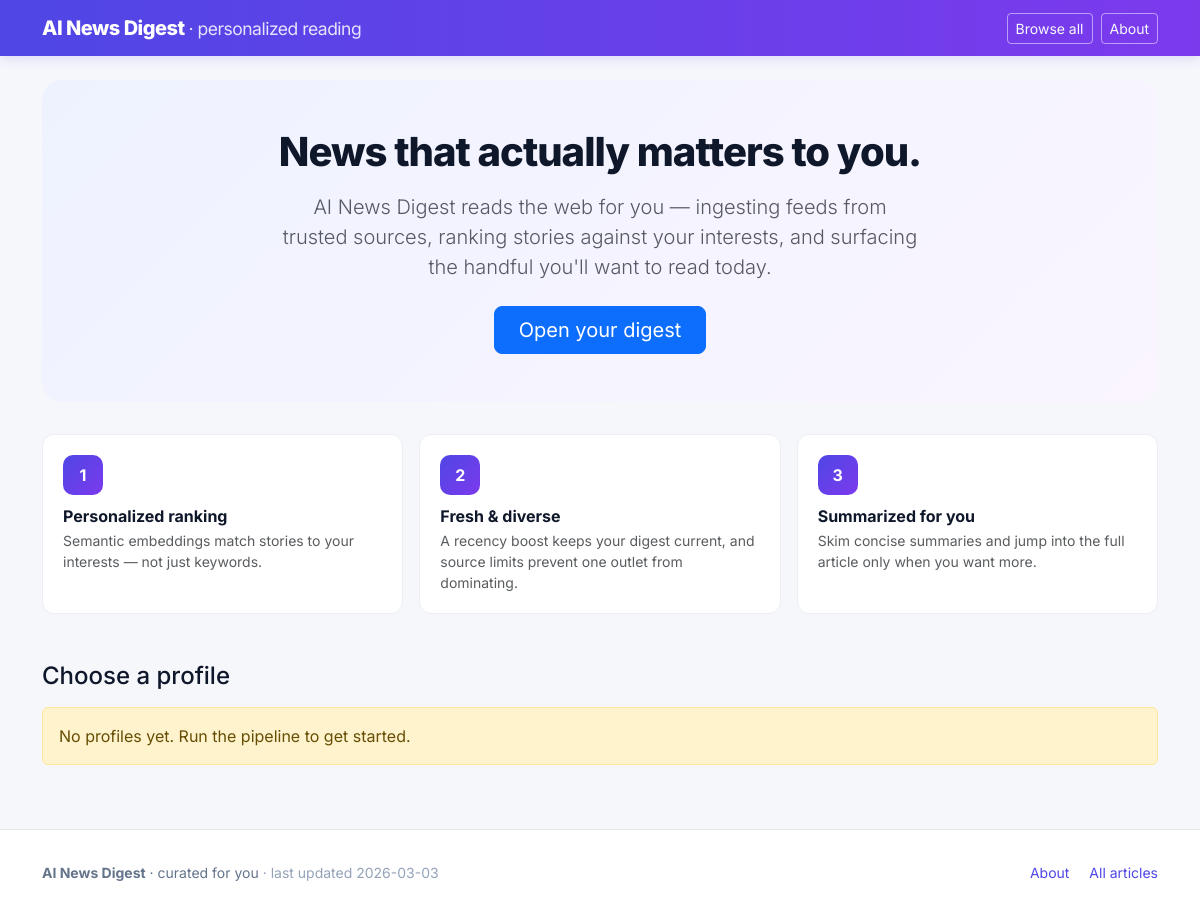
Before: / with the older database file.
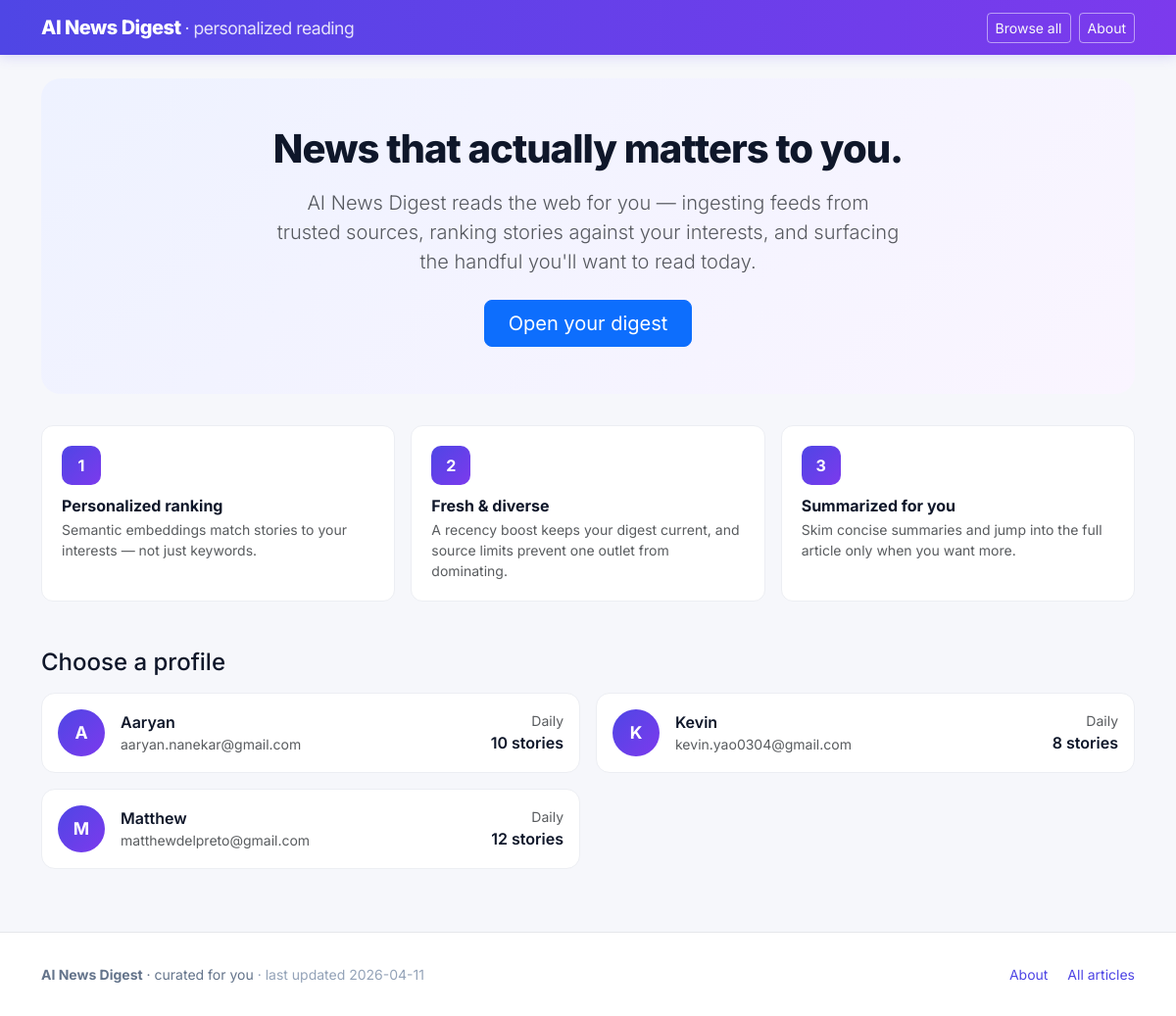
After: the same page with the newer database file.
### tables this page shows
CREATE TABLE users (
            user_id TEXT PRIMARY KEY,
            email TEXT UNIQUE NOT NULL,
            display_name TEXT,
            digest_frequency TEXT,
            digest_day TEXT,
            digest_time TEXT,
            timezone TEXT,
            max_articles INTEGER,
            preferred_sources TEXT,
            blocked_sources TEXT,
            language TEXT,
            reading_level TEXT,
            interest_embedding BLOB,
            interest_embedding_dim INTEGER,
            interest_embedding_model TEXT,
            interest_topics TEXT,
            last_profile_update_at TEXT,
            is_active INTEGER,
            created_at TEXT,
            updated_at TEXT
        );

### app.py (the view)
@app.route("/")
def index():
    conn = get_db()
    users = get_all_active_users(conn)
    conn.close()
    return render_template("index.html", users=users)

### app.py (called while the page is built)
def get_db():
    conn = get_connection()
    ensure_all_tables(conn)
    return conn

def get_last_updated(conn):
    row = conn.execute(
        "SELECT MAX(published_at) AS ts FROM articles"
    ).fetchone()
    return row["ts"] if row else None

@app.context_processor
def inject_globals():
    conn = get_db()
    try:
        last_updated = get_last_updated(conn)
    finally:
        conn.close()
    return {"last_updated": last_updated}

### src/db.py (called while the page is built)
def get_connection(db_path: Optional[Path] = None) -> sqlite3.Connection:
    path = db_path or DB_PATH
    conn = sqlite3.connect(path)
    conn.row_factory = sqlite3.Row
    return conn

def _ensure_column(conn: sqlite3.Connection, table: str, column: str, coltype: str) -> None:
    cols = {row[1] for row in conn.execute(f"PRAGMA table_info({table})")}
    if column not in cols:
        conn.execute(f"ALTER TABLE {table} ADD COLUMN {column} {coltype}")

### src/user_schema.py (called while the page is built)
def get_all_active_users(conn: sqlite3.Connection) -> List[UserProfile]:
    rows = conn.execute(
        "SELECT * FROM users WHERE is_active = 1"
    ).fetchall()
    return [_row_to_user(r) for r in rows]

def _decode_embedding(blob: Optional[bytes], dim: Optional[int]) -> Optional[list[float]]:
    if blob is None or dim is None:
        return None
    arr = np.frombuffer(blob, dtype=np.float32)
    if arr.shape[0] != dim:
        return None
    return arr.tolist()

def _parse_datetime(value: Optional[str]) -> Optional[datetime]:
    if not value:
        return None
    try:
        return datetime.fromisoformat(value)
    except Exception:
        return None

    @field_validator("email")
    @classmethod
    def lowercase_email(cls, v: str) -> str:
        return v.lower()

### templates/index.html (shortened to what this page needs)
{% extends "base.html" %}
{% block content %}
<section class="hero text-center">
  <h1 class="mb-3">News that actually matters to you.</h1>
  <p class="lead text-muted mb-4 mx-auto" style="max-width: 640px;">
    AI News Digest reads the web for you — ingesting feeds from trusted sources,
    ranking stories against your interests, and surfacing the handful you'll
    want to read today.
  </p>
  <a href="#profiles" class="btn btn-primary btn-lg px-4">Open your digest</a>
</section>
<section class="row g-3 mb-5">
  <div class="col-md-4">
    <div class="value-prop">
      <div class="icon">1</div>
      <h6 class="fw-bold mb-1">Personalized ranking</h6>
      <p class="small text-muted mb-0">
        Semantic embeddings match stories to your interests — not just keywords.
      </p>
    </div>
  </div>
  <div class="col-md-4">
    <div class="value-prop">
      <div class="icon">2</div>
      <h6 class="fw-bold mb-1">Fresh &amp; diverse</h6>
      <p class="small text-muted mb-0">
        A recency boost keeps your digest current, and source limits prevent
        one outlet from dominating.
      </p>
    </div>
  </div>
  <div class="col-md-4">
    <div class="value-prop">
      <div class="icon">3</div>
      <h6 class="fw-bold mb-1">Summarized for you</h6>
      <p class="small text-muted mb-0">
        Skim concise summaries and jump into the full article only when you
        want more.
      </p>
    </div>
  </div>
</section>
<section id="profiles">
  <h4 class="mb-3">Choose a profile</h4>
  {% if users %}
  <div class="row g-3">
    {% for u in users %}
    <div class="col-md-6">
      <a href="/digest/{{ u.user_id }}"
         class="text-decoration-none text-reset d-block">
        <div class="profile-card p-3 d-flex align-items-center gap-3">
          <div class="avatar">
            {{ (u.display_name or u.email)[0]|upper }}
          </div>
          <div class="flex-grow-1">
            <div class="fw-semibold">{{ u.display_name or u.email }}</div>
            {% if u.interests and u.interests.interest_topics %}
              <div class="mt-1">
                {% for topic in u.interests.interest_topics[:4] %}
                  <span class="interest-chip">{{ topic }}</span>
                {% endfor %}
              </div>
            {% else %}
              <div class="small text-muted">{{ u.email }}</div>
            {% endif %}
          </div>
          <div class="text-end">
            <div class="small text-muted">Daily</div>
            <div class="fw-semibold">{{ u.preferences.max_articles }} stories</div>
          </div>
        </div>
      </a>
    </div>
    {% endfor %}
  </div>
  {% else %}
  <div class="alert alert-warning">
    No profiles yet. Run the pipeline to get started.
  </div>
  {% endif %}
</section>
{% endblock %}

### templates/base.html (shortened to what this page needs)
<!DOCTYPE html>
<html lang="en">
<head>
  <link href="https://cdn.jsdelivr.net/npm/bootstrap@5.3.3/dist/css/bootstrap.min.css" rel="stylesheet" />
</head>
<body>
  <nav class="navbar navbar-expand-lg brand-bar mb-4">
    <div class="container">
      <a class="navbar-brand" href="/">
        AI News Digest <small class="d-none d-md-inline">· personalized reading</small>
      </a>
      <div class="d-flex gap-2 align-items-center">
        <a class="btn btn-outline-light btn-sm" href="/articles">Browse all</a>
        <a class="btn btn-outline-light btn-sm d-none d-md-inline" href="/about">About</a>
      </div>
    </div>
  </nav>
  <div class="container mb-5">
    {% block content %}{% endblock %}
  </div>
  <footer>
    <div class="container d-flex flex-wrap justify-content-between align-items-center gap-2">
      <div>
        <strong>AI News Digest</strong> · curated for you
        {% if last_updated %}
        <span class="text-muted-soft">· last updated {{ last_updated[:10] }}</span>
        {% endif %}
      </div>
      <div>
        <a href="/about" class="text-decoration-none me-3">About</a>
        <a href="/articles" class="text-decoration-none">All articles</a>
      </div>
    </div>
  </footer>
</body>
</html>

### templates/base.html (style rules this page uses)
:root { --brand: #4f46e5; --brand-2: #7c3aed; --ink: #0f172a; --muted: #64748b; --bg: #f6f7fb; }
html, body { font-family: 'Inter', -apple-system, BlinkMacSystemFont, 'Segoe UI', sans-serif; }
body { background: var(--bg); color: var(--ink); }
.brand-bar { background: linear-gradient(90deg, var(--brand) 0%, var(--brand-2) 100%); box-shadow: 0 2px 12px rgba(79, 70, 229, 0.18); }
.brand-bar .navbar-brand { color: #fff !important; font-weight: 800; letter-spacing: -0.5px; }
.brand-bar .navbar-brand small { font-weight: 400; opacity: 0.85; }
.brand-bar .btn-outline-light { border-color: rgba(255,255,255,0.5); }
.hero { background: linear-gradient(135deg, #eef2ff 0%, #faf5ff 100%); border-radius: 20px; padding: 3rem 2rem; margin-bottom: 2rem; }
.hero h1 { font-weight: 800; letter-spacing: -1px; }
.value-prop { background: #fff; border-radius: 12px; padding: 1.25rem; height: 100%; border: 1px solid #eceef3; }
.value-prop .icon { width: 40px; height: 40px; border-radius: 10px; background: linear-gradient(135deg, var(--brand), var(--brand-2)); color: #fff; display: flex; align-items: center; justify-content: center; font-weight: 700; margin-bottom: 0.75rem; }
.profile-card { border-radius: 14px; border: 1px solid #eceef3; transition: all 0.15s ease; background: #fff; }
.avatar { width: 48px; height: 48px; border-radius: 50%; background: linear-gradient(135deg, var(--brand), var(--brand-2)); color: #fff; display: flex; align-items: center; justify-content: center; font-weight: 700; font-size: 1.1rem; }
footer { border-top: 1px solid #e5e7eb; padding: 2rem 0; margin-top: 4rem; color: var(--muted); font-size: 0.875rem; background: #fff; }
a { color: var(--brand); }
.text-muted-soft { color: #94a3b8; }

Changed rows visible on the page:
added users: display_name "A", display_name "Aaryan", email "aaryan.nanekar@gmail.com", preferences.max_articles "10"
added users: display_name "K", display_name "Kevin", email "kevin.yao0304@gmail.com", preferences.max_articles "8"
added users: display_name "M", display_name "Matthew", email "matthewdelpreto@gmail.com", preferences.max_articles "12"
Other visible differences:
{{ last_updated[:10] }}: "2026-03-03" → "2026-04-11"
text no longer shown: "No profiles yet. Run the pipeline to get started."
